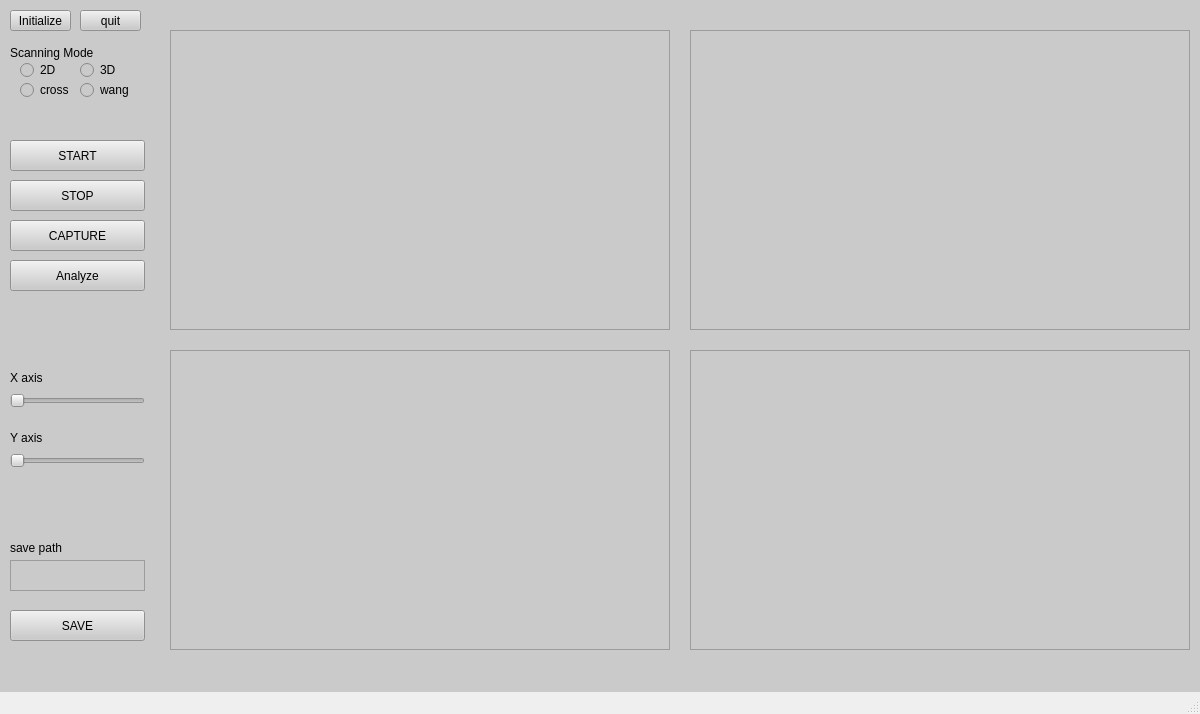
<?xml version="1.0" encoding="UTF-8"?>
<ui version="4.0">
 <class>MainWindow</class>
 <widget class="QMainWindow" name="MainWindow">
  <property name="geometry">
   <rect>
    <x>0</x>
    <y>0</y>
    <width>1200</width>
    <height>714</height>
   </rect>
  </property>
  <property name="minimumSize">
   <size>
    <width>1198</width>
    <height>0</height>
   </size>
  </property>
  <property name="windowTitle">
   <string>OCT system</string>
  </property>
  <widget class="QWidget" name="centralwidget">
   <property name="styleSheet">
    <string notr="true">color: rgb(0, 0, 0);
background-color: rgb(202, 202, 202);</string>
   </property>
   <widget class="QPushButton" name="pb_start">
    <property name="geometry">
     <rect>
      <x>10</x>
      <y>140</y>
      <width>135</width>
      <height>31</height>
     </rect>
    </property>
    <property name="text">
     <string>START</string>
    </property>
   </widget>
   <widget class="QPushButton" name="pb_stop">
    <property name="geometry">
     <rect>
      <x>10</x>
      <y>180</y>
      <width>135</width>
      <height>31</height>
     </rect>
    </property>
    <property name="text">
     <string>STOP</string>
    </property>
   </widget>
   <widget class="QPushButton" name="pb_capture">
    <property name="geometry">
     <rect>
      <x>10</x>
      <y>220</y>
      <width>135</width>
      <height>31</height>
     </rect>
    </property>
    <property name="text">
     <string>CAPTURE</string>
    </property>
   </widget>
   <widget class="QGraphicsView" name="display_1">
    <property name="geometry">
     <rect>
      <x>170</x>
      <y>30</y>
      <width>500</width>
      <height>300</height>
     </rect>
    </property>
   </widget>
   <widget class="QGraphicsView" name="display_2">
    <property name="geometry">
     <rect>
      <x>690</x>
      <y>30</y>
      <width>500</width>
      <height>300</height>
     </rect>
    </property>
   </widget>
   <widget class="QGraphicsView" name="display_4">
    <property name="geometry">
     <rect>
      <x>690</x>
      <y>350</y>
      <width>500</width>
      <height>300</height>
     </rect>
    </property>
   </widget>
   <widget class="QSlider" name="slider_x">
    <property name="geometry">
     <rect>
      <x>10</x>
      <y>390</y>
      <width>135</width>
      <height>22</height>
     </rect>
    </property>
    <property name="orientation">
     <enum>Qt::Orientation::Horizontal</enum>
    </property>
   </widget>
   <widget class="QSlider" name="slider_y">
    <property name="geometry">
     <rect>
      <x>10</x>
      <y>450</y>
      <width>135</width>
      <height>22</height>
     </rect>
    </property>
    <property name="orientation">
     <enum>Qt::Orientation::Horizontal</enum>
    </property>
   </widget>
   <widget class="QPushButton" name="pb_save">
    <property name="geometry">
     <rect>
      <x>10</x>
      <y>610</y>
      <width>135</width>
      <height>31</height>
     </rect>
    </property>
    <property name="text">
     <string>SAVE</string>
    </property>
   </widget>
   <widget class="QLabel" name="label_Xaxis">
    <property name="geometry">
     <rect>
      <x>10</x>
      <y>370</y>
      <width>135</width>
      <height>16</height>
     </rect>
    </property>
    <property name="text">
     <string>X axis</string>
    </property>
   </widget>
   <widget class="QLabel" name="label_Yaxis">
    <property name="geometry">
     <rect>
      <x>10</x>
      <y>430</y>
      <width>135</width>
      <height>16</height>
     </rect>
    </property>
    <property name="text">
     <string>Y axis</string>
    </property>
   </widget>
   <widget class="QLabel" name="label_savepath">
    <property name="geometry">
     <rect>
      <x>10</x>
      <y>540</y>
      <width>135</width>
      <height>16</height>
     </rect>
    </property>
    <property name="text">
     <string>save path</string>
    </property>
   </widget>
   <widget class="QTextEdit" name="savepath">
    <property name="geometry">
     <rect>
      <x>10</x>
      <y>560</y>
      <width>135</width>
      <height>31</height>
     </rect>
    </property>
   </widget>
   <widget class="QGraphicsView" name="display_3">
    <property name="geometry">
     <rect>
      <x>170</x>
      <y>350</y>
      <width>500</width>
      <height>300</height>
     </rect>
    </property>
   </widget>
   <widget class="QPushButton" name="pb_initialize">
    <property name="geometry">
     <rect>
      <x>10</x>
      <y>10</y>
      <width>61</width>
      <height>21</height>
     </rect>
    </property>
    <property name="text">
     <string>Initialize</string>
    </property>
   </widget>
   <widget class="QPushButton" name="pb_quit">
    <property name="geometry">
     <rect>
      <x>80</x>
      <y>10</y>
      <width>61</width>
      <height>21</height>
     </rect>
    </property>
    <property name="text">
     <string>quit</string>
    </property>
   </widget>
   <widget class="QRadioButton" name="rb_2d">
    <property name="geometry">
     <rect>
      <x>20</x>
      <y>60</y>
      <width>41</width>
      <height>20</height>
     </rect>
    </property>
    <property name="text">
     <string>2D</string>
    </property>
   </widget>
   <widget class="QRadioButton" name="rb_3d">
    <property name="geometry">
     <rect>
      <x>80</x>
      <y>60</y>
      <width>41</width>
      <height>20</height>
     </rect>
    </property>
    <property name="text">
     <string>3D</string>
    </property>
   </widget>
   <widget class="QLabel" name="label_Xaxis_2">
    <property name="geometry">
     <rect>
      <x>10</x>
      <y>45</y>
      <width>101</width>
      <height>16</height>
     </rect>
    </property>
    <property name="text">
     <string>Scanning Mode</string>
    </property>
   </widget>
   <widget class="QRadioButton" name="rb_cross">
    <property name="geometry">
     <rect>
      <x>20</x>
      <y>80</y>
      <width>51</width>
      <height>20</height>
     </rect>
    </property>
    <property name="text">
     <string>cross</string>
    </property>
   </widget>
   <widget class="QRadioButton" name="rb_wang">
    <property name="geometry">
     <rect>
      <x>80</x>
      <y>80</y>
      <width>51</width>
      <height>20</height>
     </rect>
    </property>
    <property name="text">
     <string>wang</string>
    </property>
   </widget>
   <widget class="QPushButton" name="pb_quantize">
    <property name="geometry">
     <rect>
      <x>10</x>
      <y>260</y>
      <width>135</width>
      <height>31</height>
     </rect>
    </property>
    <property name="text">
     <string>Analyze</string>
    </property>
   </widget>
  </widget>
  <widget class="QMenuBar" name="menubar">
   <property name="geometry">
    <rect>
     <x>0</x>
     <y>0</y>
     <width>1200</width>
     <height>22</height>
    </rect>
   </property>
  </widget>
  <widget class="QStatusBar" name="statusbar"/>
 </widget>
 <resources/>
 <connections/>
</ui>
